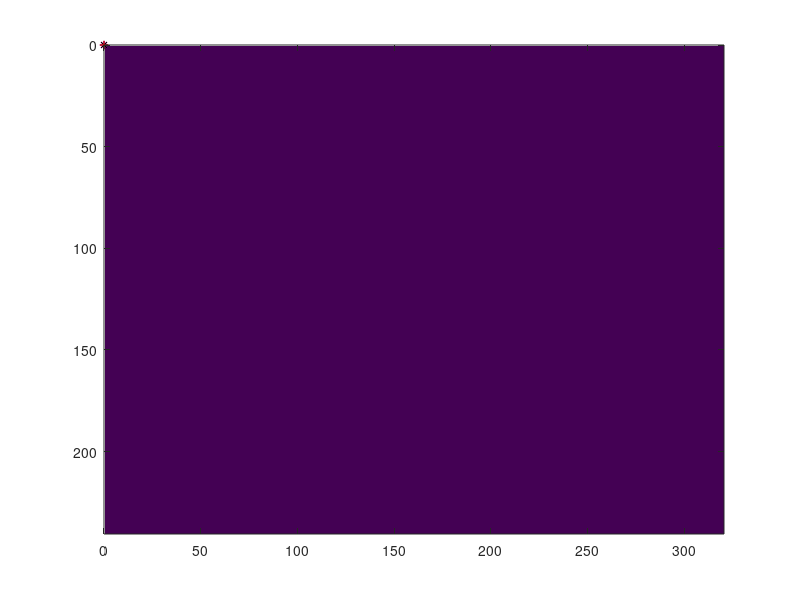
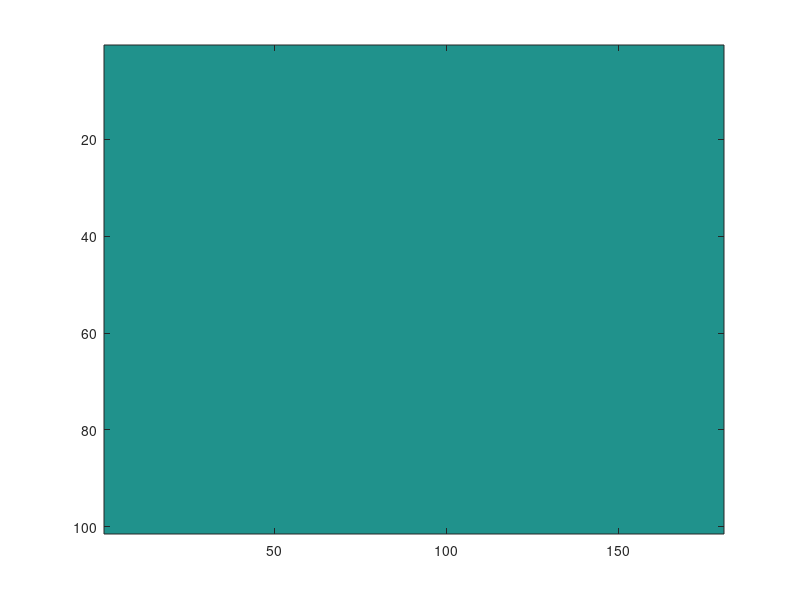
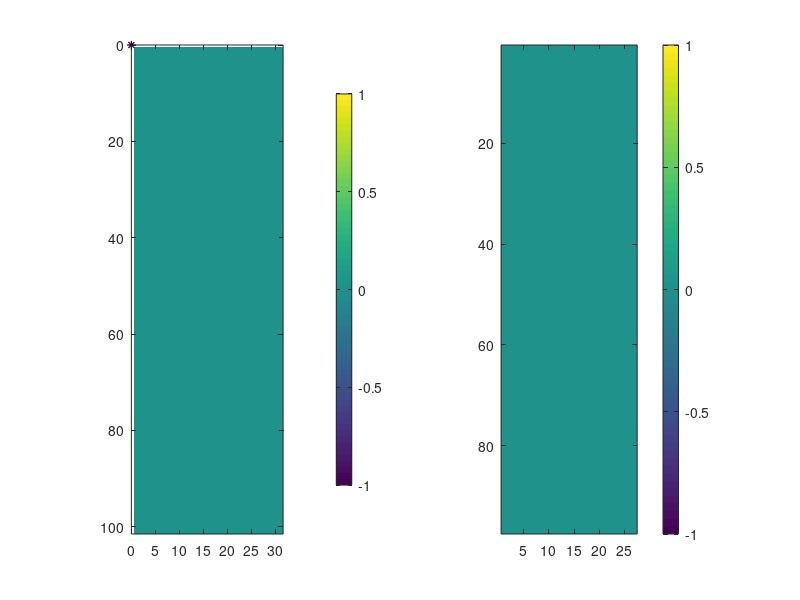
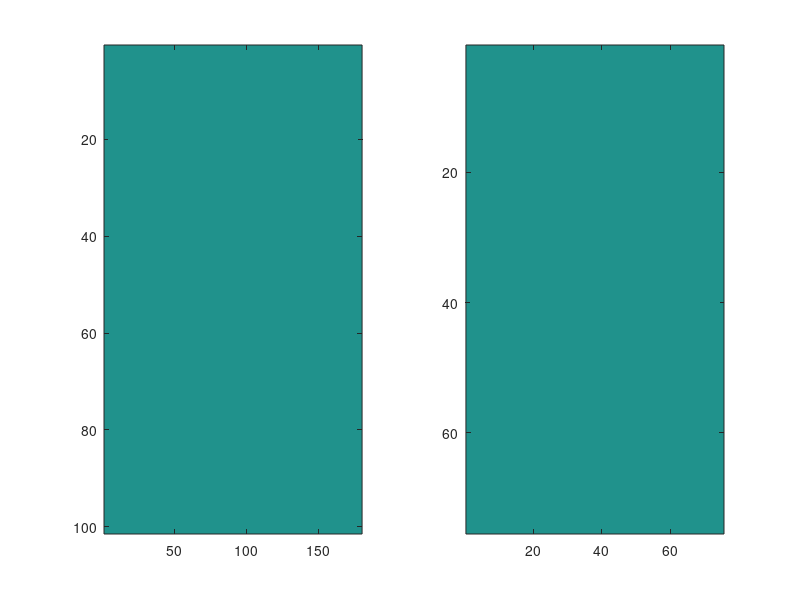

These figures' MATLAB source, in order: (Note: this script raises an error after producing the figures.)
%% Cleanup
%close all;
clear all;

f_yuyv = figure(10);
im_yuyv = image(zeros(240, 320));
hold on;
p_l1 = plot([0],[0],'m*-');
p_l2 = plot([0],[0],'k*-');
p_bb = plot([0],[0],'r+-');
hold off;
drawnow;

f_radon = figure(11);
nth = 180;
nr = 101;
im_radon = imagesc(zeros(nr, nth));

f_grey = figure(12);
subplot(1,2,1);
im_grey = imagesc(zeros(101, 31));
hold on;
p_l1s = plot([0],[0],'m*-');
p_l2s = plot([0],[0],'k*-');
hold off;
axis image;
colorbar;
subplot(1,2,2);
im_edge = imagesc(zeros(97, 27));
axis image;
colorbar;

f_radon2 = figure(13);
subplot(1,2,1);
im_radon2 = imagesc(zeros(nr, nth));
subplot(1,2,2);
im_iradon2 = imagesc(zeros(75, 75));

%% Channel setup
skt = zmq( 'subscribe', 'ipc', 'edge' );
while 1
    idx = zmq('poll',1000);
    for s=1:numel(idx)
        s_idx = idx(s);
        [data, has_more] = zmq( 'receive', s_idx );
        % Get the metadata
        [metadata, offset] = msgpack('unpack',data);
        % Show the bounding box
        bbox = double(metadata.bbox);
        x0 = bbox(1);
        x1 = bbox(2);
        y0 = bbox(3);
        y1 = bbox(4);
        bbox_w = x1 - x0 + 1;
        bbox_h = y1 - y0 + 1;
        % Times 2 since we were in the downsampled space
        xbox = 2*([x0, x1, x1, x0, x0]);
        ybox = 2*([y0, y0, y1, y1, y0]);
        set(p_bb, 'XData', xbox);
        set(p_bb, 'YData', ybox);
        % Set the lines
        % (5x5 Kernel means offset of 2. 1 indexing means off of 1. So 3.)
        if isfield(metadata,'l1')
            offset_x = double(metadata.offset(1)+3);
            offset_y = double(metadata.offset(2)+3);
            l1_x = double([metadata.l1.iMin, metadata.l1.iMean,...
                metadata.l1.iMax]);
            l1_y = double([metadata.l1.jMin, metadata.l1.jMean,...
                metadata.l1.jMax]);
            l2_x = double([metadata.l2.iMin, metadata.l2.iMean,...
                metadata.l2.iMax]);
            l2_y = double([metadata.l2.jMin, metadata.l2.jMean,...
                metadata.l2.jMax]);
            % Calculations done in subsampled space of half size.
            set(p_l1, 'Xdata', 2*(l1_x+offset_x) );
            set(p_l1, 'Ydata', 2*(l1_y+offset_y) );
            set(p_l2, 'Xdata', 2*(l2_x+offset_x) );
            set(p_l2, 'Ydata', 2*(l2_y+offset_y) );
        end
        
        % Process the JPEG data
        if has_more~=1
            disp('NO JPEG RECEIVED');
            return
        end
        [data, has_more] = zmq( 'receive', s_idx );
        % Set the jpeg image
        set(im_yuyv, 'Cdata', djpeg(data));
        
        % Receive the radon space
        if has_more~=1
            disp('NO RADON RECEIVED');
            return
        end
        [data, has_more] = zmq( 'receive', s_idx );
        radon_space = reshape(typecast(data,'uint32'), double(metadata.MAXR), double(metadata.NTH));
        set(im_radon, 'Cdata', radon_space);
        
        % Receive the transformed gray space
        if has_more~=1
            disp('NO TRANSFORMED GRAY RECEIVED');
            return
        end
        [data, has_more] = zmq( 'receive', s_idx );
        grey_space = reshape(typecast(data,'int32'), bbox_w, bbox_h)';
        set(im_grey, 'Cdata', grey_space);
        if isfield(metadata,'l1')
            % Calculations done in subsampled space of half size. So scale by 2
            set(p_l1s, 'Xdata', l1_x+3);
            set(p_l1s, 'Ydata', l1_y+3);
            set(p_l2s, 'Xdata', l2_x+3);
            set(p_l2s, 'Ydata', l2_y+3);
        end
        
        % Receive the edge image
        if has_more~=1
            disp('NO EDGE IMAGE RECEIVED');
            return
        end
        [data, has_more] = zmq( 'receive', s_idx );
        edge_img = reshape(typecast(data,'int32'), bbox_w-4, bbox_h-4)';
        set(im_edge, 'Cdata', edge_img);
        
        % Form the MATLAB radon
        R = radon(edge_img,0:179);
        IR = iradon(R,0:179);
        set(im_radon2, 'Cdata', R);
        set(im_iradon2, 'Cdata', IR);
        drawnow;
    end
end

%% Raw image and sample gray
figure(1);
subplot(1,2,1);
imshow('Data/edge_img.jpeg');
axis image;
subplot(1,2,2);
imshow('Data/edge_gray.jpeg');
axis image;

%% Edges from LoG convolution
%h = 120;
%w = 160;
%h = 116;
%w = 156;
h = 97;
w = 27;
% raw edges
fid = fopen('Data/edge.raw');A = fread(fid,Inf,'*int32');fclose(fid);
edge_raw = double(reshape(A,[w, h])');
% char edges
fid = fopen('Data/edge_char.raw');A = fread(fid,Inf,'*int8');fclose(fid);
edge_char = logical(reshape(A,[w, h])');
%
figure(2);
subplot(1,2,1);
imagesc(edge_raw);
colormap;
axis image;
subplot(1,2,2);
imagesc(edge_char);
axis image;

%% Line counts and sums
nr = 101;
%nth = 36;
%nth = 45;
nth = 180;
fid = fopen('Data/line_cnts.raw');A = fread(fid,Inf,'*uint32');fclose(fid);
line_counts = double(reshape(A,[nr, nth]));
fid = fopen('Data/line_sums.raw');A = fread(fid,Inf,'*int32');fclose(fid);
line_sums = double(reshape(A,[nr, nth]));
%
figure(3);
subplot(2,1,1);
imagesc(line_counts);
%mesh(line_counts);
title('Line Counts');
subplot(2,1,2);
imagesc(line_sums);
%mesh(line_sums);
title('Line Sums');
%
figure(4);
% Origin is the center pixel. For us, it it 0,0 top left
% Use explicit default theta
TH = 0:179;
R = radon(edge_char,TH);
IR = iradon(R,TH);
subplot(2,1,1);
imagesc(R);
title('MATLAB gut check');
subplot(2,1,2);
imagesc(IR);

figure(5);
subplot(2,1,1);
plot(max(line_counts));
xlim([0,nth]);
subplot(2,1,2);
plot(std(line_counts));
xlim([0,nth]);

%% Line extrema
%{
nr = 106;
nth = 36;
%nth = 180;
fid = fopen('Data/line_min.raw');A = fread(fid,Inf,'*int32');fclose(fid);
line_min = double(reshape(A,[nr, nth]));
fid = fopen('Data/line_max.raw');A = fread(fid,Inf,'*int32');fclose(fid);
line_max = double(reshape(A,[nr, nth]));
line_min(line_min>nr) = 0;
line_max(line_max<-nr) = 0;
%
figure(6);
subplot(2,1,1);
imagesc(line_min);
subplot(2,1,2);
imagesc(line_max);
%}
%% bbox of the image
w = 31; h = 101;
%w = 31; h = 41;
fid = fopen('Data/ys_bbox.raw');A = fread(fid,Inf,'*uint8');fclose(fid);
ys_bbox = double(reshape(A,[w, h])');
fid = fopen('Data/us_bbox.raw');A = fread(fid,Inf,'*uint8');fclose(fid);
us_bbox = double(reshape(A,[w, h])');
fid = fopen('Data/vs_bbox.raw');A = fread(fid,Inf,'*uint8');fclose(fid);
vs_bbox = double(reshape(A,[w, h])');
fid = fopen('Data/trans_bbox.raw');A = fread(fid,Inf,'*double');fclose(fid);
trans_bbox = double(reshape(A,[w, h])');
%
figure(7);
subplot(2,2,1);
imagesc(ys_bbox);
title('Y');
axis image;
colorbar;
subplot(2,2,2);
imagesc(us_bbox);
title('U');
axis image;
colorbar;
subplot(2,2,3);
imagesc(vs_bbox);
title('V');
axis image;
colorbar;
subplot(2,2,4);
imagesc(255*trans_bbox);
title('Transformed');
axis image;
colorbar;